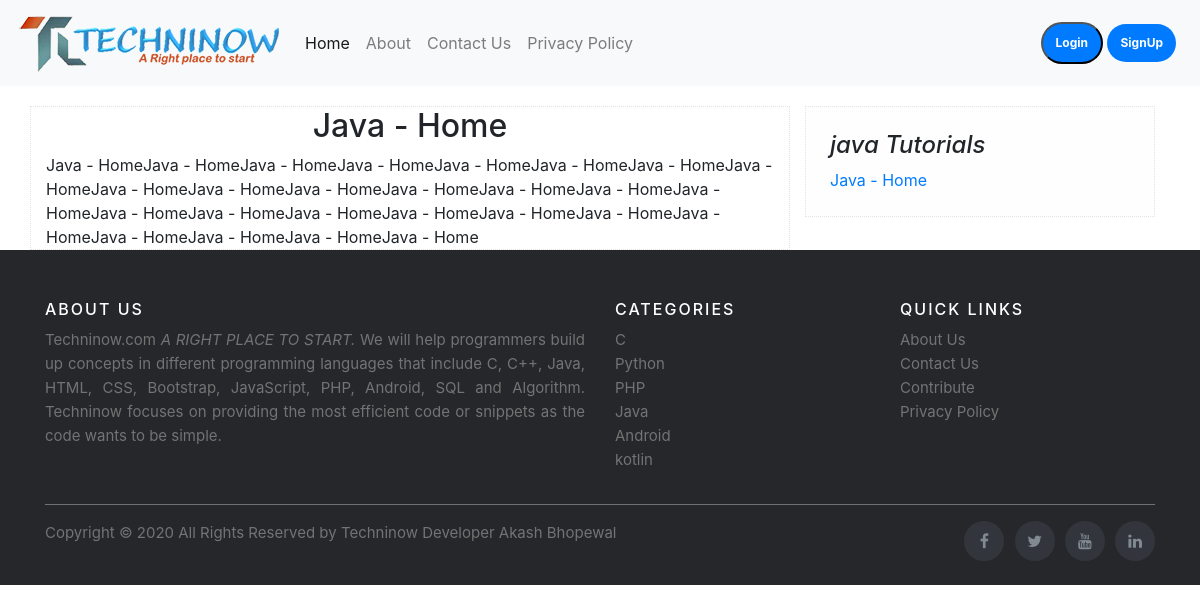
Page /Tutorial.php?cid=48 on the earlier database version.
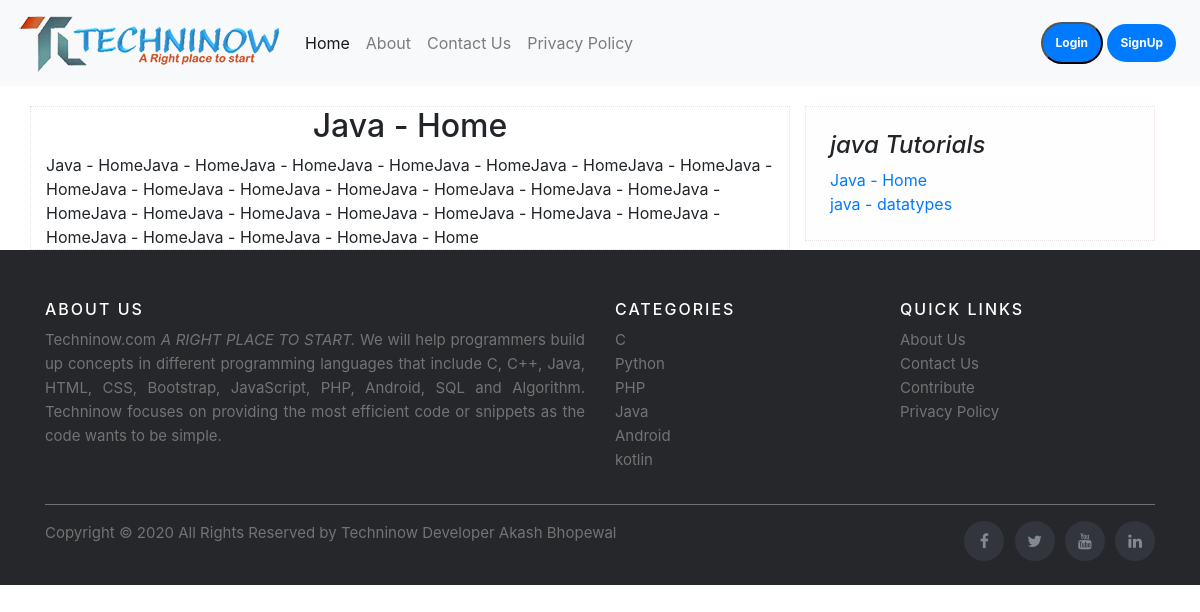
Same page on the later database version.
### tables this page shows
CREATE TABLE `post` (
  `post_id` int(11) NOT NULL,
  `title` varchar(100) NOT NULL,
  `description` text NOT NULL,
  `category` varchar(100) NOT NULL,
  `post_date` varchar(50) NOT NULL,
  `author` int(11) NOT NULL,
  `post_img` varchar(100) NOT NULL
);

CREATE TABLE `category` (
  `category_id` int(11) NOT NULL,
  `category_name` varchar(100) NOT NULL,
  `post` int(11) NOT NULL DEFAULT 0,
  `logo` varchar(100) NOT NULL
);

### Tutorial.php (the view, shortened to what the changed rows need)
<!DOCTYPE html>
<html lang="en">
<head>
  <link rel="stylesheet" href="https://cdn.jsdelivr.net/npm/bootstrap@4.5.3/dist/css/bootstrap.min.css">
  <link rel="stylesheet" href="css/index.css">
  <link rel="stylesheet" href="dashboard.css">
  <link rel="stylesheet" href="https://cdnjs.cloudflare.com/ajax/libs/font-awesome/4.7.0/css/font-awesome.min.css">
</head>
<body>
  <main role="main" class="container">
    <div class="row">
      <div class="col-md-8 blog-main" style="border: .5px dotted rgb(230, 226, 226); background-color: rgb(255, 255, 255); margin-top: 20px;">
        <div class="blog-post">
        <?php
       $re = @$_GET['p_id'];
       if(isset($re)){
        $sql = "select title, description from post where post_id = $re";
        $result = mysqli_query($conn, $sql) or die("Query Failed 000.");
        if (mysqli_num_rows($result) > 0) {
          while ($row = mysqli_fetch_assoc($result)) {
        ?>
          <h2 class="blog-post-title" style="text-align: center;"><?php echo $row['title'];
                                                                  ?></h2>
          <?php echo $row['description'];
          ?>
            <?php
          }
        }
      }
      else{
        $limit = 1;
        $cate_id = $_GET['cid'];
        $sql = "SELECT post.post_id, post.title, post.description,post.post_date,
          category.category_name,post.category FROM post
          LEFT JOIN category ON post.category = category.category_id
          WHERE category_id = $cate_id
          ORDER BY post.post_id ASC LIMIT {$limit}";
        $result = mysqli_query($conn, $sql) or die("Query Failed hai.");
        if (mysqli_num_rows($result) > 0) {
          while ($row = mysqli_fetch_assoc($result)) {
            $c = $row['title'];
           echo "<h2 class='blog-post-title' style='text-align: center;'>$c</h2>";
            echo $row['description'];
          }
        }
      }
            ?>
        </div>
      </div>
      <aside class="col-md-4 blog-sidebar">
        <div class="p-4" style="border: .5px dotted rgb(235, 227, 227); background-color: rgb(255, 254, 254); margin-top: 20px;">
          <?php
          $limit = 10;
          $myid = $_GET['cid'];
          $sql = "SELECT post.post_id, post.title, post.description,post.post_date,
    category.category_name,post.category FROM post
    LEFT JOIN category ON post.category = category.category_id
 WHERE category_id = $myid
    ORDER BY post.post_id DESC LIMIT {$limit}";
          $result = mysqli_query($conn, $sql) or die("Query Failed hai.");
          if (mysqli_num_rows($result) > 0) {
          ?>
            <?php
            $row = mysqli_fetch_assoc($result) ?>
            <h4 class="font-italic"> <?php echo $row['category_name'];  ?> Tutorials</h4>
          <?php
          } else {
            echo "<h3>No Results Found.</h3>";
          }
          ?>
          <?php
          $limit = 10;
          $cate_id = $_GET['cid'];
          $sql = "SELECT post.post_id, post.title, post.description,post.post_date,
    category.category_name,category.category_id,post.category FROM post
    LEFT JOIN category ON post.category = category.category_id
    WHERE category_id = $cate_id
    ORDER BY post.post_id ASC LIMIT {$limit}";
          $result = mysqli_query($conn, $sql) or die("Query Failed hai.");
          if (mysqli_num_rows($result) > 0) {
          ?>
            <ol class="list-unstyled mb-0">
              <?php
              while ($row = mysqli_fetch_assoc($result)) { ?>
                <li><a href="Tutorial.php?cid=<?php echo $row['category_id'];  ?>&p_id=<?php echo $row['post_id'];  ?>"><?php echo $row['title'];  ?></a></li>
              <?php
              } ?>
            <?php
          } else {
            echo "<h3>No Results Found.</h3>";
          }
            ?>
            </ol>
        </div>
      </aside>
    </div>
  </main>
</body>
</html>

Differences in the rows shown:
now on this page (row edited): category: category_name "java"
added post: title "java - datatypes", shown under "java Tutorials"
